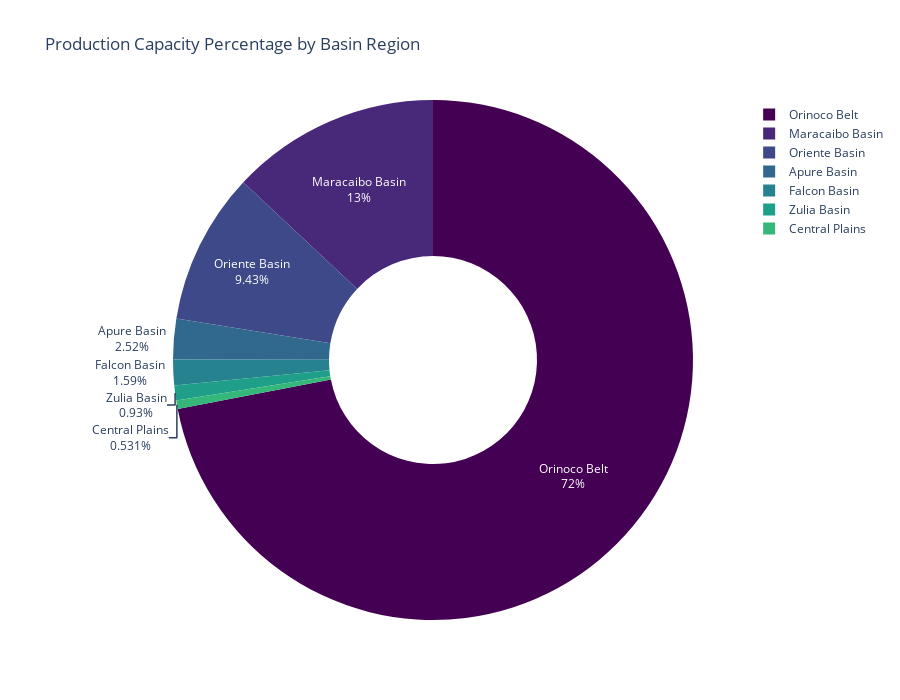

Notebook source saved alongside this figure:
### Markdown cell above
Calculating the Percentage Share Raw numbers that we can use to explain to a CEO. Percentages are easy to understand. Dividing each basin's total by grand total.

### Code cell
import plotly.express as px

# --- STEP 1: CREATE THE PIE/DONUT CHART OBJECT ---
# We use Plotly Express (px) to map our aggregated data to a visual format.
fig_pie = px.pie(
    # 'names' defines the labels (e.g., Orinoco Belt, Maracaibo Basin)
    names=basin_distribution.index, 
    
    # 'values' defines the size of the slices (Daily Production Capacity)
    values=basin_distribution.values,
    
    # Titles should always be descriptive for stakeholders
    title='Production Capacity Percentage by Basin Region',
    
    # Setting fixed dimensions ensures the chart fits perfectly in your Notion/Portfolio
    width=900,
    height=700,
    
    # 'hole' creates the "Donut" effect. 0.4 (40%) is the industry standard for better readability
    hole=0.4, 
    
    # We use a sequential color palette (Viridis) to show a hierarchy of values
    color_discrete_sequence=px.colors.sequential.Viridis
)

# --- STEP 2: REFINE THE DATA DISPLAY (TRACES) ---
# Traces control the "skin" of the chart—how the data actually looks to the user.
fig_pie.update_traces(
    # 'textinfo' tells Plotly to show the Label and Percentage directly on the slice
    textinfo='percent+label',
    
    # 'hovertemplate' customizes the hover tooltip for clarity
    hovertemplate='<b>%{label}</b><br>Capacity: %{value:,.0f} bbl/day<br>Share: %{percent}'
)

# To display in your local environment:
fig_pie.show()

### Figure 1 — Plotly figure (JSON) as saved in the notebook; plotly's stock layout.template omitted (floating-point values rounded to 4 significant figures)
{"data": [{"domain": {"x": [0, 1], "y": [0, 1]}, "hole": 0.4, "hovertemplate": "<b>%{label}</b><br>Capacity: %{value:,.0f} bbl/day<br>Share: %{percent}", "labels": ["Orinoco Belt", "Maracaibo Basin", "Oriente Basin", "Apure Basin", "Falcon Basin", "Zulia Basin", "Central Plains"], "legendgroup": "", "name": "", "showlegend": true, "textinfo": "percent+label", "type": "pie", "values": [2710000, 490000, 355000, 95000, 60000, 35000, 20000]}], "layout": {"height": 700, "legend": {"tracegroupgap": 0}, "piecolorway": ["#440154", "#482878", "#3e4989", "#31688e", "#26828e", "#1f9e89", "#35b779", "#6ece58", "#b5de2b", "#fde725"], "title": {"text": "Production Capacity Percentage by Basin Region"}, "width": 900}}
